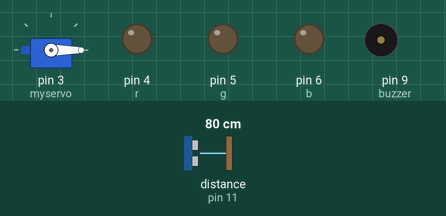
Recording of a sketch running on a simulated Arduino Uno, built with avr-gcc and run on an emulated ATmega328P. Shown: servo, output pins drawn as LEDs (lit = HIGH), buzzer (waves = sounding). Wiring (inferred from the names in the program): ultrasonic range finder: trigger pin 10; echo pin 11. Inputs (shaded band) come from the test bench; at power-on: distance to the obstacle (sensor on pin 11) 80 cm. The echo pulse lasts 58.3 µs per cm; pins used as bus, display or sensor lines are not drawn.

Above: at 0.01 s.
1.3 s: distance to the obstacle (sensor on pin 11) set to 2 cm
At 3.99 s:
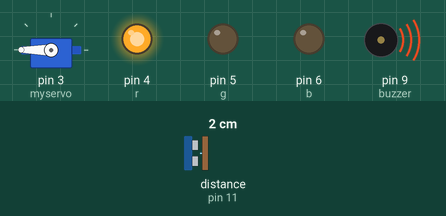
4.3 s: distance to the obstacle (sensor on pin 11) set to 250 cm
At 5.2 s:
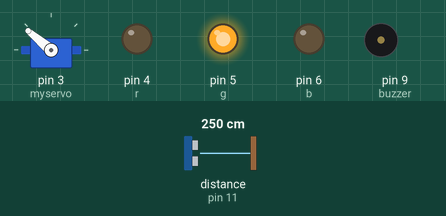
7.3 s: distance to the obstacle (sensor on pin 11) set to 4 cm
At 8.98 s:
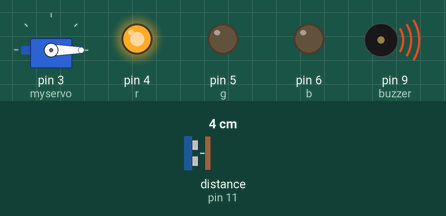
10.3 s: distance to the obstacle (sensor on pin 11) set to 299 cm
At 11.0 s:
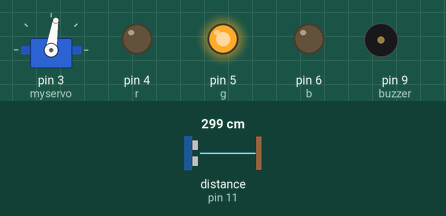
13.3 s: distance to the obstacle (sensor on pin 11) set to 18 cm
At 14.14 s:
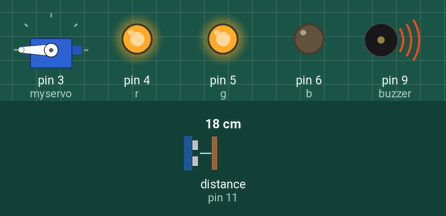
16.3 s: distance to the obstacle (sensor on pin 11) set to 9 cm
At 18.02 s:
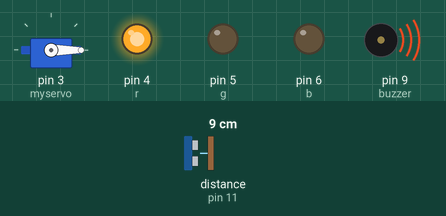
Timing chart, 0 to 20.3 s (numbered marks = the images above; inputs shaded):
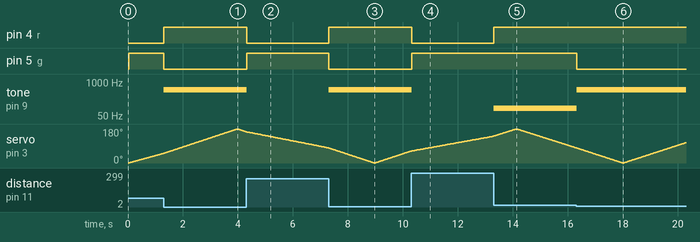

The sketch:

arduino-distance-sensor.ino
```cpp
#include <Servo.h>

Servo myservo;

int trig = 10;
int echo = 11;

long duration;
float distance;

int buzzer = 9;
int r = 4;
int g = 5;
int b = 6;

void setup() {
  // put your setup code here, to run once:
  myservo.attach(3);
  pinMode(trig, OUTPUT);
  pinMode(echo, INPUT);
  pinMode(buzzer, OUTPUT);
  pinMode(r, OUTPUT);
  pinMode(g, OUTPUT);
  pinMode(b, OUTPUT);
}

void loop() {
  // put your main code here, to run repeatedly:
  for (int deg = 0; deg <= 180; deg++){
    myservo.write(deg);
    delay(10);

    digitalWrite(trig, LOW);
    delay(10);
    digitalWrite(trig, HIGH);
    delayMicroseconds(10);
    digitalWrite(trig, LOW);
    duration = pulseIn(echo, HIGH);
    distance = duration  * 0.017;
    if (distance > 40){
      digitalWrite(g, HIGH);
      digitalWrite(r, LOW);
      digitalWrite(b, LOW);
      noTone(buzzer);
    } else if(distance > 10){
      digitalWrite(r, HIGH);
      digitalWrite(g, HIGH);
      digitalWrite(b, LOW);
      tone(buzzer, 100);
    } else {
      digitalWrite(r, HIGH);
      digitalWrite(g, LOW);
      digitalWrite(b, LOW);
      tone(buzzer, 500);
    }
  }
  for (int deg = 180; deg >= 0; deg--){
    myservo.write(deg);
    delay(10);

    digitalWrite(trig, LOW);
    delay(10);
    digitalWrite(trig, HIGH);
    delayMicroseconds(10);
    digitalWrite(trig, LOW);
    duration = pulseIn(echo, HIGH);
    distance = duration  * 0.017;
        if (distance > 40){
      digitalWrite(g, HIGH);
      digitalWrite(r, LOW);
      digitalWrite(b, LOW);
      noTone(buzzer);
    } else if(distance > 10){
      digitalWrite(r, HIGH);
      digitalWrite(g, HIGH);
      digitalWrite(b, LOW);
      tone(buzzer, 100);
    } else {
      digitalWrite(r, HIGH);
      digitalWrite(g, LOW);
      digitalWrite(b, LOW);
      tone(buzzer, 500);
    }
  }
}
```

Measured:
- after the input at 1.3 s, pin 4 (r): LOW → HIGH at once; pin 5 (g): HIGH → LOW at once; tone on pin 9 (buzzer): silent → 500 Hz at once
- after the input at 4.3 s, pin 4 (r): HIGH → LOW at once; pin 5 (g): LOW → HIGH at once; tone on pin 9 (buzzer): 500 Hz → silent at once
- after the input at 7.3 s, pin 4 (r): LOW → HIGH at once; pin 5 (g): HIGH → LOW at once; tone on pin 9 (buzzer): silent → 500 Hz at once
- after the input at 10.3 s, pin 4 (r): HIGH → LOW at once; pin 5 (g): LOW → HIGH at once; tone on pin 9 (buzzer): 500 Hz → silent at once
- after the input at 13.3 s, pin 4 (r): LOW → HIGH at once; tone on pin 9 (buzzer): silent → 100 Hz at once
- after the input at 16.3 s, pin 5 (g): HIGH → LOW at once; tone on pin 9 (buzzer): 100 Hz → 500 Hz at once
